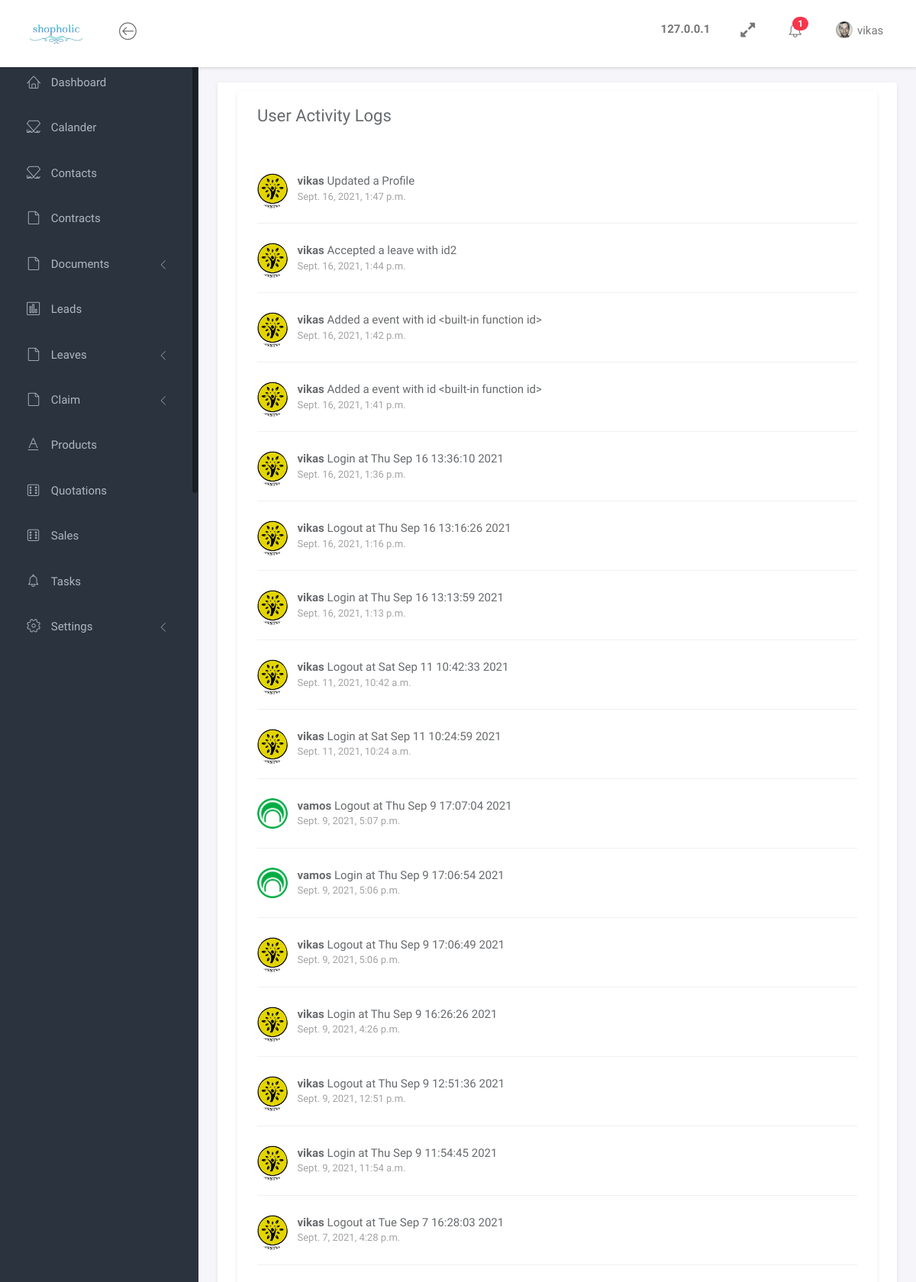
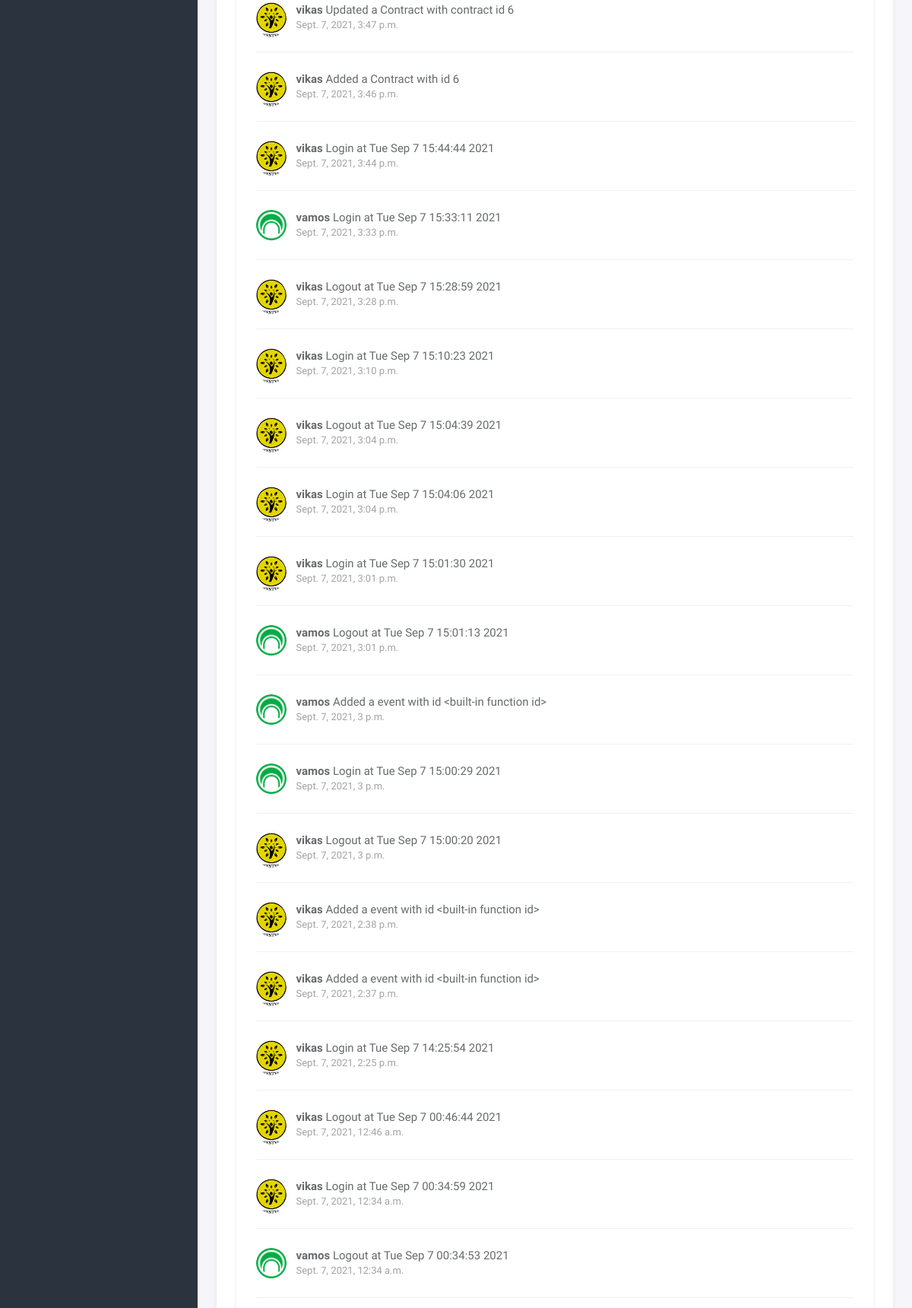
Page /logs (signed in, upper part) on the committed database (2 pictures, top to bottom).
### shopping/models.py (models this page shows, shortened)
class Logs(models.Model):
    userid = models.ForeignKey(User, on_delete=DO_NOTHING,)
    description = models.TextField(max_length=500)
    created_at = models.DateTimeField(auto_now_add=True)
    profile_id = models.ForeignKey(Profile, on_delete=models.DO_NOTHING, null=True)

class Profile(models.Model):
    userid = models.ForeignKey(User, on_delete=models.CASCADE)
    user_image = models.ImageField(upload_to='images/profile', blank=True, null=True)
    first_name = models.CharField(max_length=200, null=True, blank=True)
    last_name = models.CharField(max_length=200, null=True, blank=True)
    user_email = models.EmailField(null=True, blank=True)
    user_phone = models.BigIntegerField(null=True, blank=True)
    dob = models.DateField(null=True, blank=True)
    gender = models.CharField(max_length=200, null=True, blank=True)
    points = models.BigIntegerField(null=True, blank=True)
    facebook = models.TextField(max_length=500, null=True, blank=True)
    instagram = models.TextField(max_length=500, null=True, blank=True)
    linkedin = models.TextField(max_length=500, null=True, blank=True)
    github = models.TextField(max_length=500, null=True, blank=True)
    about = models.TextField(max_length=1000, null=True, blank=True)
    project = models.CharField(max_length=200 ,default=False, blank=True)
    address = models.TextField(max_length=500, null=True, blank=True)
    id_proof = models.FileField(upload_to='images/profile/ids', blank=True, null=True)
    designation = models.CharField(max_length=200, null=True, blank=True)
    working_from = models.TimeField(null=True, blank=True)
    working_to = models.TimeField(null=True, blank=True)
    updated_at = models.DateTimeField(auto_now=True)

### shopping/views.py (the view)
# urls.py: path('logs', views.logs, name="logs"),
@login_required(login_url='login')
def logs(request):
    context = {}
    x_forwarded_for = request.META.get('HTTP_X_FORWARDED_FOR')
    if x_forwarded_for:
        ip = x_forwarded_for.split(',')[0]
    else:
        ip = request.META.get('REMOTE_ADDR')
    context["ip_address"] = ip
    context["eventdata"] = Events.objects.filter(addedby=request.user.id, eventdate=date.today()).all()
    context["eventcount"] = Events.objects.filter(addedby=request.user.id, eventdate=date.today()).count()
    context["logsdata"] = Logs.objects.all().order_by('-id')
    return render(request, "User/logs/logs.html", context)

### shopping/templates/User/logs/logs.html
{% load static %}
{% include 'User/head.html' %}
<div class="main">
    <div class="main-content">
        <div class="container-fluid">
            <div class="panel panel-headline">
                <div class="panel-body">
					{% if perms.shopping.view_logs %}
					<div class="row">
						<div class="col-md-12">
							<div class="panel" style="height: 77vh; overflow-y: scroll;">
								<div class="panel-heading">
									<h3 class="panel-title">User Activity Logs</h3>
								</div>
								<div class="panel-body">
									<ul class="list-unstyled activity-list">
										{% for log in logsdata %}
										<li>
											<img src="media/{{ log.profile_id.user_image }}" alt="Avatar" class="img-circle pull-left avatar ">
											<p><b>{{ log.userid }}</b> {{ log.description }} <span class="timestamp">{{ log.created_at }}</span></p>
										</li>
										{% endfor %}
									</ul>
								</div>
							</div>
						</div>
					</div>
					{% else %}
                    <p class="text-center text-danger">You don't have permission to visit this page</p>
                    {% endif %}
                </div>
            </div>
        </div>
    </div>
</div>
                    {% include 'User/foot2.html' %}

### shopping/templates/User/head.html (shortened to what this page needs)
{% load static %}
<!doctype html>
<html lang="en">
<head>
	<link rel="stylesheet" href="{% static 'css/bootstrap.css' %}">
	<link rel="stylesheet" href="{% static 'vendor/bootstrap/css/bootstrap.min.css' %}">
	<link rel="stylesheet" href="{% static 'vendor/font-awesome/css/font-awesome.min.css' %}">
	<link rel="stylesheet" href="{% static 'vendor/linearicons/style.css' %}">
	<link rel="stylesheet" href="{% static 'css/main.css' %}">
	<link rel="stylesheet" type="text/css" href="https://cdn.datatables.net/1.10.24/css/jquery.dataTables.css">
    <link href="{% static 'node_modules/fullcalendar/main.css' %}" rel='stylesheet' />
</head>
<body>
	<div id="wrapper">
		<nav class="navbar navbar-default navbar-expand-lg navbar-fixed-top">
			<div class="brand">
				<a href="home"><img src="{% static 'images/img/mylogo.png' %}" width="70" alt="shopholic Logo" class="img-responsive logo"></a>
			</div>
			<div class="container-fluid">
				<div class="navbar-btn">
					<button type="button" class="btn-toggle-fullwidth"><i class="lnr lnr-arrow-left-circle"></i></button>
				</div>
				<div id="navbar-menu">
					<ul class="nav navbar-nav navbar-right">
						<li>
							<a class="text-dark" title="Current ip address" style="cursor: pointer;"><b>{{ ip_address }}</b></a>
						</li>
						<li>
							<a class="text-dark" title="Full Screen" onclick="maxWindow()" style="cursor: pointer;"><i class="fa fa-expand" id="togglescreen"></i></a>
						</li>
						<li class="dropdown">
							<a href="#" class="dropdown-toggle icon-menu" data-toggle="dropdown">
								<span class="badge bg-danger">{{ eventcount }}</span>
							</a>
						</li>
						<li class="dropdown">
							<a href="#" class="dropdown-toggle" data-toggle="dropdown"><img src="{% static 'images/img/user.png' %}" class="img-circle" alt="Avatar"> <span>{{ user.get_username }}</span>&ensp;</a>
						</li>
					</ul>
				</div>
			</div>
		</nav>
		<div id="sidebar-nav" class="sidebar">
			<div class="sidebar-scroll">
				<nav>
					<ul class="nav">
						<li><a href="home" class=""><i class="lnr lnr-home"></i> <span>Dashboard</span></a></li>
						<li><a href="calander" class=""><i class="lnr lnr-linearicons"></i> <span>Calander</span></a></li>
						{% if perms.shopping.view_contact %}
						<li><a href="contact" class=""><i class="lnr lnr-linearicons"></i> <span>Contacts</span></a></li>
						{% endif %}
						{% if perms.shopping.view_contract %}
						<li><a href="contracts" class=""><i class="lnr lnr-file-empty"></i> <span>Contracts</span></a></li>
						{% endif %}
						{% if perms.shopping.view_documents %}
						<li>
							<a href="#subPages2" data-toggle="collapse" class="collapsed"><i class="lnr lnr-file-empty"></i> <span>Documents</span> <i class="icon-submenu lnr lnr-chevron-left"></i></a>
						</li>
						{% endif %}
						<li><a href="lead" class=""><i class="lnr lnr-chart-bars"></i> <span>Leads</span></a></li>
						<li>
							<a href="#subPages3" data-toggle="collapse" class="collapsed"><i class="lnr lnr-file-empty"></i> <span>Leaves</span> <i class="icon-submenu lnr lnr-chevron-left"></i></a>
						</li>
						<li>
							<a href="#subPages4" data-toggle="collapse" class="collapsed"><i class="lnr lnr-file-empty"></i> <span>Claim</span> <i class="icon-submenu lnr lnr-chevron-left"></i></a>
						</li>
						<li><a href="products" class=""><i class="lnr lnr-text-format"></i> <span>Products</span></a></li>
						<li><a href="quotation" class=""><i class="lnr lnr-dice"></i> <span>Quotations</span></a></li>
						<li><a href="sales" class=""><i class="lnr lnr-dice"></i> <span>Sales</span>&emsp;</a></li>
						<li><a href="tasks"><i class="lnr lnr-alarm"></i> <span>Tasks</span></a></li>
						<li>
							<a href="#subPages" data-toggle="collapse" class="collapsed"><i class="lnr lnr-cog"></i> <span>Settings</span> <i class="icon-submenu lnr lnr-chevron-left"></i></a>
						</li>
					</ul>
				</nav>
			</div>
		</div>

### rows in the picture
Logs: profile_id.user_image (picture), userid "vikas", description "Updated a Profile", created_at "Sept. 16, 2021, 1:47 p.m."
Logs: profile_id.user_image (picture), userid "vikas", description "Accepted a leave with id2", created_at "Sept. 16, 2021, 1:44 p.m."
Logs: profile_id.user_image (picture), userid "vikas", description "Added a event with id <built-in function id>", created_at "Sept. 16, 2021, 1:42 p.m."
Logs: profile_id.user_image (picture), userid "vikas", description "Added a event with id <built-in function id>", created_at "Sept. 16, 2021, 1:41 p.m."
Logs: profile_id.user_image (picture), userid "vikas", description "Login at Thu Sep 16 13:36:10 2021", created_at "Sept. 16, 2021, 1:36 p.m."
Logs: profile_id.user_image (picture), userid "vikas", description "Logout at Thu Sep 16 13:16:26 2021", created_at "Sept. 16, 2021, 1:16 p.m."
Logs: profile_id.user_image (picture), userid "vikas", description "Login at Thu Sep 16 13:13:59 2021", created_at "Sept. 16, 2021, 1:13 p.m."
Logs: profile_id.user_image (picture), userid "vikas", description "Logout at Sat Sep 11 10:42:33 2021", created_at "Sept. 11, 2021, 10:42 a.m."
Logs: profile_id.user_image (picture), userid "vikas", description "Login at Sat Sep 11 10:24:59 2021", created_at "Sept. 11, 2021, 10:24 a.m."
Logs: profile_id.user_image (picture), userid "vamos", description "Logout at Thu Sep 9 17:07:04 2021", created_at "Sept. 9, 2021, 5:07 p.m."
Logs: profile_id.user_image (picture), userid "vamos", description "Login at Thu Sep 9 17:06:54 2021", created_at "Sept. 9, 2021, 5:06 p.m."
Logs: profile_id.user_image (picture), userid "vikas", description "Logout at Thu Sep 9 17:06:49 2021", created_at "Sept. 9, 2021, 5:06 p.m."
Logs: profile_id.user_image (picture), userid "vikas", description "Login at Thu Sep 9 16:26:26 2021", created_at "Sept. 9, 2021, 4:26 p.m."
Logs: profile_id.user_image (picture), userid "vikas", description "Logout at Thu Sep 9 12:51:36 2021", created_at "Sept. 9, 2021, 12:51 p.m."
Logs: profile_id.user_image (picture), userid "vikas", description "Login at Thu Sep 9 11:54:45 2021", created_at "Sept. 9, 2021, 11:54 a.m."
Logs: profile_id.user_image (picture), userid "vikas", description "Logout at Tue Sep 7 16:28:03 2021", created_at "Sept. 7, 2021, 4:28 p.m."
Logs: profile_id.user_image (picture), userid "vikas", description "Updated a Contract with contract id 6", created_at "Sept. 7, 2021, 3:47 p.m."
Logs: profile_id.user_image (picture), userid "vikas", description "Added a Contract with id 6", created_at "Sept. 7, 2021, 3:46 p.m."
Logs: profile_id.user_image (picture), userid "vikas", description "Login at Tue Sep 7 15:44:44 2021", created_at "Sept. 7, 2021, 3:44 p.m."
Logs: profile_id.user_image (picture), userid "vamos", description "Login at Tue Sep 7 15:33:11 2021", created_at "Sept. 7, 2021, 3:33 p.m."
Logs: profile_id.user_image (picture), userid "vikas", description "Logout at Tue Sep 7 15:28:59 2021", created_at "Sept. 7, 2021, 3:28 p.m."
Logs: profile_id.user_image (picture), userid "vikas", description "Login at Tue Sep 7 15:10:23 2021", created_at "Sept. 7, 2021, 3:10 p.m."
Logs: profile_id.user_image (picture), userid "vikas", description "Logout at Tue Sep 7 15:04:39 2021", created_at "Sept. 7, 2021, 3:04 p.m."
Logs: profile_id.user_image (picture), userid "vikas", description "Login at Tue Sep 7 15:04:06 2021", created_at "Sept. 7, 2021, 3:04 p.m."
Logs: profile_id.user_image (picture), userid "vikas", description "Login at Tue Sep 7 15:01:30 2021", created_at "Sept. 7, 2021, 3:01 p.m."
Logs: profile_id.user_image (picture), userid "vamos", description "Logout at Tue Sep 7 15:01:13 2021", created_at "Sept. 7, 2021, 3:01 p.m."
Logs: profile_id.user_image (picture), userid "vamos", description "Added a event with id <built-in function id>", created_at "Sept. 7, 2021, 3 p.m."
Logs: profile_id.user_image (picture), userid "vamos", description "Login at Tue Sep 7 15:00:29 2021", created_at "Sept. 7, 2021, 3 p.m."
Logs: profile_id.user_image (picture), userid "vikas", description "Logout at Tue Sep 7 15:00:20 2021", created_at "Sept. 7, 2021, 3 p.m."
Logs: profile_id.user_image (picture), userid "vikas", description "Added a event with id <built-in function id>", created_at "Sept. 7, 2021, 2:38 p.m."
Logs: profile_id.user_image (picture), userid "vikas", description "Added a event with id <built-in function id>", created_at "Sept. 7, 2021, 2:37 p.m."
Logs: profile_id.user_image (picture), userid "vikas", description "Login at Tue Sep 7 14:25:54 2021", created_at "Sept. 7, 2021, 2:25 p.m."
Logs: profile_id.user_image (picture), userid "vikas", description "Logout at Tue Sep 7 00:46:44 2021", created_at "Sept. 7, 2021, 12:46 a.m."
Logs: profile_id.user_image (picture), userid "vikas", description "Login at Tue Sep 7 00:34:59 2021", created_at "Sept. 7, 2021, 12:34 a.m."
Logs: profile_id.user_image (picture), userid "vamos", description "Logout at Tue Sep 7 00:34:53 2021", created_at "Sept. 7, 2021, 12:34 a.m."

### other values in the picture
{{ ip_address }} "127.0.0.1"
{{ eventcount }} "1"
{{ user.get_username }} "vikas"
